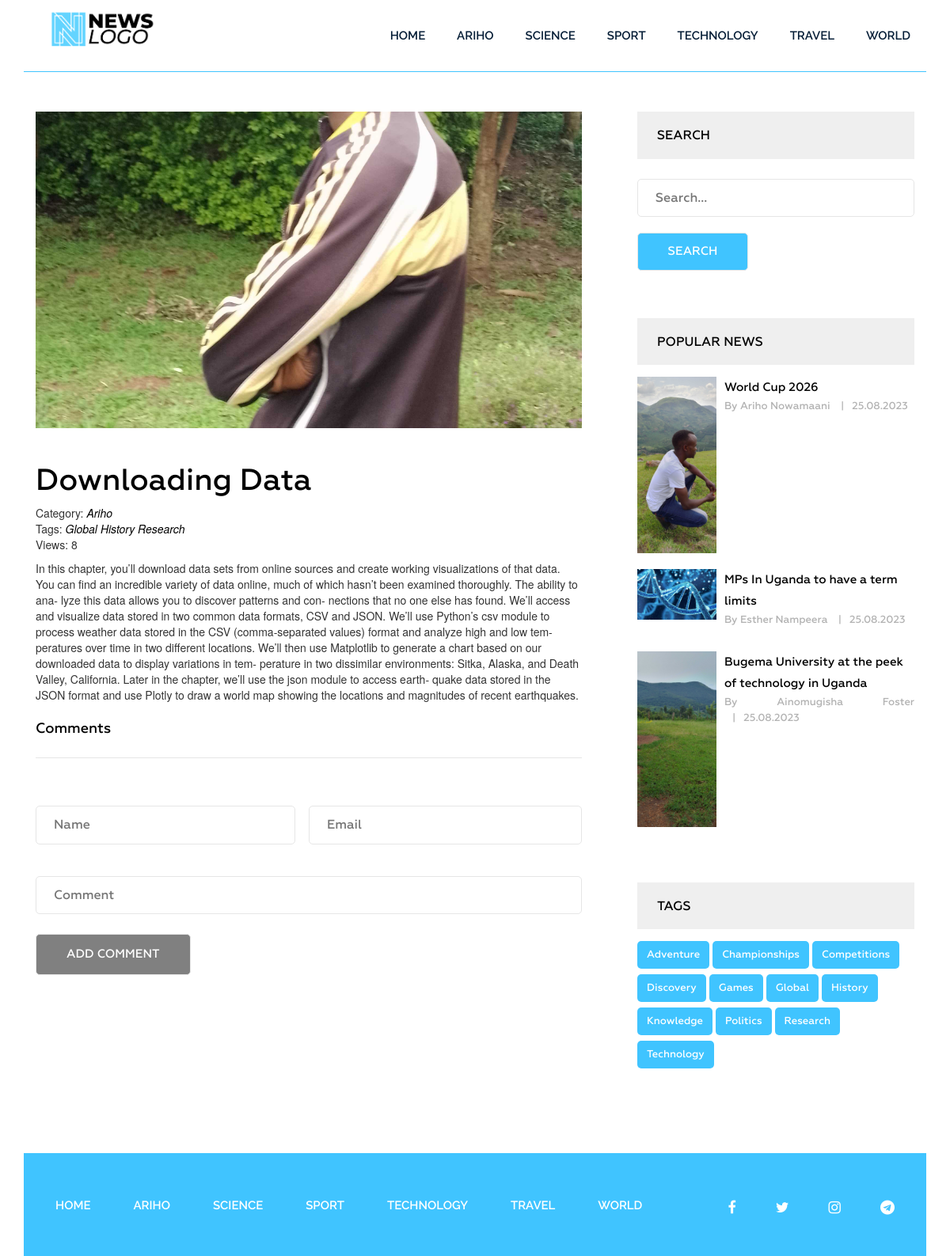
/post/new-article-8/, run on the app's committed database.
### news/models.py (models this page shows, shortened)
class Category(models.Model):
    title = models.CharField(max_length=255)
    slug = models.SlugField(max_length=255, verbose_name='Category_url', unique=True)
    def __str__(self):
        return self.title
    def get_absolute_url(self):
        return reverse('category', kwargs={"slug": self.slug})
    class Meta:
        verbose_name = 'Category(s)'
        verbose_name_plural = 'Categories'
        ordering = ['title']

class Post(models.Model):
    title = models.CharField(max_length=255, verbose_name='Name')
    slug = models.SlugField(max_length=255, unique=True, verbose_name='Link')
    author = models.CharField(max_length=100, verbose_name='Author')
    content = models.TextField(blank=True, verbose_name='Content')
    created_at = models.DateTimeField(default=timezone.now(), verbose_name='Published')
    photo = models.ImageField(upload_to='photos/%Y/%m/%d/', blank=True, verbose_name='Photo')
    views = models.IntegerField(default=0, verbose_name='Number of views')
    category = models.ForeignKey(Category, on_delete=models.PROTECT, related_name='posts', verbose_name='Category')
    tags = models.ManyToManyField(Tag, blank=True, related_name='posts', verbose_name='Tag')
    is_published = models.BooleanField(default=True)
    def get_absolute_url(self):
        return reverse('post', kwargs={"slug": self.slug})
    class Meta:
        verbose_name = 'Article(s)'
        verbose_name_plural = 'Articles'
        ordering = ['-created_at']

class Tag(models.Model):
    title = models.CharField(max_length=50)
    slug = models.SlugField(max_length=50, verbose_name='Slug_url', unique=True)
    def get_absolute_url(self):
        return reverse('tag', kwargs={"slug": self.slug})
    class Meta:
        verbose_name = 'Tag'
        verbose_name_plural = 'Tags'
        ordering = ['title']

### news/views.py (the view)
# urls.py: path('post/<str:slug>/', GetPost.as_view(), name='post'),
class GetPost(DetailView):
    model = Post
    template_name = 'news/single.html'
    context_object_name = 'post'
    def get_context_data(self, *, object_list=None, **kwargs):
        context = super().get_context_data(**kwargs)
        self.object.views = F('views') + 1
        self.object.save()
        self.object.refresh_from_db()
        comments = Comment.objects.filter(post=self.object, is_published=True).order_by('-created_at')
        paginator = Paginator(comments, 5)
        page_number = self.request.GET.get('page')
        page_obj = paginator.get_page(page_number)
        context['comments'] = page_obj
        return context

### news/templatetags/menu.py (called while the page is built)
@register.inclusion_tag('news/menu_tpl.html')
def show_menu(menu_class='menu'):
    categories = Category.objects.all()
    return {"categories": categories, "menu_class": menu_class}

### news/templatetags/sidebar.py (called while the page is built)
@register.inclusion_tag('news/popular_posts_tpl.html')
def get_popular(cnt=3):
    posts = Post.objects.order_by('-views')[:cnt]
    return {"posts": posts}

@register.inclusion_tag('news/tags_tpl.html')
def get_tags():
    tags = Tag.objects.all()
    return {"tags": tags}

### news/templates/news/single.html (shortened to what this page needs)
{% extends 'base.html' %}
{% load static %}
{% load sidebar %}
{% block content %}
<section class="single-blog-area">
    <div class="container">
        <div class="row">
            <div class="col-md-12">
                <div class="border-top">
                    <div class="col-md-8">
                        <div class="blog-area">
                            <div class="blog-area-part">
                                <div class="single-img">
                                    {% if post.photo %}
                                        <img src="{{ post.photo.url }}" alt="{{ post.title }}">
                                    {% else %}
                                        <img src="{% static 'img/no-image.jpeg'%}" alt="{{ post.title }}" width="300">
                                    {% endif %}
                                </div>
                                <h2>{{ post.title }}</h2>
                                <div class="single-content">
                                    <div class="single-info">
                                        <span>Category: <a href="{{ post.category.get_absolute_url }}">{{ post.category }}</a></span>
                                        <br>
                                        {% if post.tags.exists %}
                                        <span>
                                            Tags:
                                            {% for tag in post.tags.all %}
                                            <a href="{{ tag.get_absolute_url }}">{{ tag.title }}</a>
                                            {% endfor %}
                                        </span>
                                        <br>
                                        {% endif %}
                                        <span>Views: {{ post.views }}</span>
                                    </div>
                                    {{ post.content|safe }}
                                </div>
                            </div>
                            <div class="commententries">
                                <h3>Comments</h3>
                            </div>
                            <form id="comment-form" method="post" action="{% url 'add_comment' post.id %}">
                                <div class="name">
                                    <input type="text" name="username" placeholder="Name" class="name">
                                </div>
                                <div class="email">
                                    <input type="email" name="email" placeholder="Email" class="email">
                                </div>
                                <div class="comment">
                                    <input type="text" name="comment" placeholder="Comment" class="comment">
                                </div>
                                <div class="post">
                                    <input type="submit" value="Add comment" disabled>
                                </div>
                            </form>
                        </div>
                    </div>
                    <div class="col-md-4">
                        <div class="newsletter">
                            <h2 class="sidebar-title">Search</h2>
                            <form action="{% url 'search' %}" method="get">
                                <input type="text" name="s" id="" placeholder="Search...">
                                <input type="submit" value="Search">
                            </form>
                        </div>
                        {% get_popular 3 %}
                        {% get_tags %}
                    </div>
                </div>
            </div>
        </div>
    </div>
</section>
{% endblock %}

### news/templates/news/popular_posts_tpl.html
{% load static %}
<h2 class="sidebar-title">Popular news</h2>
<div class="grid pop-post">
    {% for post in posts %}
    <div class="portfolio-item popular">
        {% if post.photo %}
        <img src="{{ post.photo.url }}" alt="{{ post.title }}">
        {% else %}
        <img src="{% static 'img/no-image.jpeg'%}" alt="{{ post.title }}" height="201" width="300">
        {% endif %}
        <div class="portfolio-text">
            <h5><a href="{{ post.get_absolute_url }}">{{ post.title }}</a></h5>
            <p>By {{ post.author }} <span>|</span>{{ post.created_at|date:"d.m.Y" }}</p>
        </div>
    </div>
    {% endfor %}
</div>

### news/templates/news/tags_tpl.html
<div class="tags">
    <h2 class="sidebar-title main-tl">Tags</h2>
    {% for tag in tags %}
    <p><a href="{{ tag.get_absolute_url }}">{{ tag.title }}</a></p>
    {% endfor %}
</div>

### news_app/static/slider.css (style rules this page uses)
p { position: relative; font-size: 24px; text-align: center; display: block; align-items: center; vertical-align: center; }
.overlay-content p, a { color: #ffffff; }

### data on the page
Category: title "ARIHO"
Category: title "SCIENCE"
Category: title "SPORT"
Category: title "TECHNOLOGY"
Category: title "TRAVEL"
Category: title "WORLD"
Post: photo (picture), title "Downloading Data", category "Ariho", views "8", content "In this chapter, you’ll download data sets from online sources and create working visualizations of that data. You can find an incredible variety of data online, much of which hasn’t been examined thoroughly. The ability to ana- lyze this data allows you to discover patterns and con- nections that no one else has found. We’ll access and visualize data stored in two common data formats, CSV and JSON. We’ll use Python’s csv module to process weather data stored in the CSV (comma-separated values) format and analyze high and low tem- peratures over time in two different locations. We’ll then use Matplotlib to generate a chart based on our downloaded data to display variations in tem- perature…"
Tag: title "Global"
Tag: title "History"
Tag: title "Research"
Post: photo (picture), title "World Cup 2026", author "Ariho Nowamaani", created_at "25.08.2023"
Post: photo (picture), title "MPs In Uganda to have a term limits", author "Esther Nampeera", created_at "25.08.2023"
Post: photo (picture), title "Bugema University at the peek of technology in Uganda", author "Ainomugisha Foster", created_at "25.08.2023"
Tag: title "Adventure"
Tag: title "Championships"
Tag: title "Competitions"
Tag: title "Discovery"
Tag: title "Games"
Tag: title "Knowledge"
Tag: title "Politics"
Tag: title "Technology"
